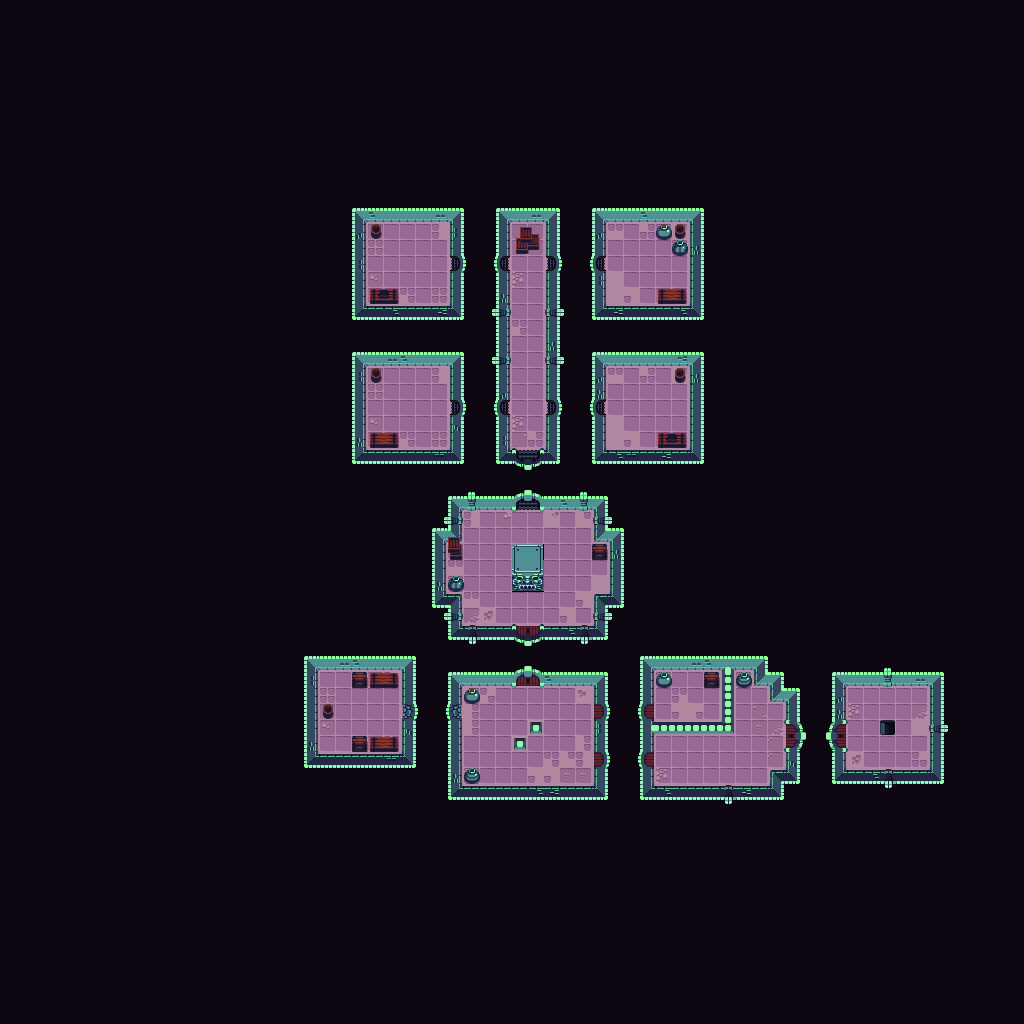

Tiled map render using the project's own tile images. Description and the map definition, with tile-layer contents summarised, below:
An orthogonal 64x64 tile map with 16x16 px tiles, 3 tile layers (tiles, obj, fow), 2 hidden layers not drawn, 2 tilesets and 45 objects (19x door, 7x vase, 6x guard, 5x bat, 4x chest, ...).

<map version="1.0" orientation="orthogonal" renderorder="right-down" width="64" height="64" tilewidth="16" tileheight="16" nextobjectid="92">
 <tileset firstgid="1" name="sheet" tilewidth="16" tileheight="16">
  <image source="../textures/sheet.png" width="304" height="304" />
 </tileset>
 <tileset firstgid="362" name="info" tilewidth="16" tileheight="16">
  <image source="../textures/info.png" width="64" height="64" />
 </tileset>
 <layer name="tiles" width="64" height="64">
  <data>[4096 cells, 4096 non-empty, 107 distinct tile ids]</data>
 </layer>
 <layer name="obj" width="64" height="64">
  <data>[4096 cells, 35 non-empty, 17 distinct tile ids]</data>
 </layer>
 <objectgroup name="entities">
  <object id="16" type="chest" x="592" y="544" width="16" height="16">
   <properties>
    <property name="Chest:Gold" value="3" />
    <property name="Collider2DComponent:Size" value="16,16" />
    <property name="Collider2DComponent:Trigger" value="true" />
    <property name="Static" value="true" />
   </properties>
  </object>
  <object id="18" type="chest" x="704" y="672" width="16" height="16">
   <properties>
    <property name="Chest:Bomb" value="1" />
    <property name="Chest:Gold" value="0" />
    <property name="Collider2DComponent:Size" value="16,16" />
    <property name="Collider2DComponent:Trigger" value="true" />
    <property name="Static" value="true" />
   </properties>
  </object>
  <object id="19" type="chest" x="352" y="672" width="16" height="16">
   <properties>
    <property name="Chest:Gold" value="6" />
    <property name="Collider2DComponent:Size" value="16,16" />
    <property name="Collider2DComponent:Trigger" value="true" />
    <property name="Static" value="true" />
   </properties>
  </object>
  <object id="20" type="chest" x="352" y="736" width="16" height="16">
   <properties>
    <property name="Chest:Gold" value="2" />
    <property name="Collider2DComponent:Size" value="16,16" />
    <property name="Collider2DComponent:Trigger" value="true" />
    <property name="Static" value="true" />
   </properties>
  </object>
  <object id="21" type="vase" x="464" y="688" width="16" height="16">
   <properties>
    <property name="Collider2DComponent:Size" value="16,16" />
    <property name="Static" value="true" />
    <property name="Vase:Gold" value="1" />
   </properties>
  </object>
  <object id="22" type="vase" x="464" y="768" width="16" height="16">
   <properties>
    <property name="Collider2DComponent:Size" value="16,16" />
    <property name="Static" value="true" />
    <property name="Vase:Gold" value="0" />
   </properties>
  </object>
  <object id="23" type="vase" x="656" y="672" width="16" height="16">
   <properties>
    <property name="Collider2DComponent:Size" value="16,16" />
    <property name="Static" value="true" />
    <property name="Vase:Gold" value="1" />
   </properties>
  </object>
  <object id="24" type="vase" x="736" y="672" width="16" height="16">
   <properties>
    <property name="Collider2DComponent:Size" value="16,16" />
    <property name="Static" value="true" />
    <property name="Vase:Gold" value="0" />
   </properties>
  </object>
  <object id="25" type="vase" x="448" y="576" width="16" height="16">
   <properties>
    <property name="Collider2DComponent:Size" value="16,16" />
    <property name="Static" value="true" />
    <property name="Vase:Gold" value="1" />
   </properties>
  </object>
  <object id="26" type="vase" x="656" y="224" width="16" height="16">
   <properties>
    <property name="Collider2DComponent:Size" value="16,16" />
    <property name="Static" value="true" />
    <property name="Vase:Gold" value="0" />
   </properties>
  </object>
  <object id="27" type="vase" x="672" y="240" width="16" height="16">
   <properties>
    <property name="Collider2DComponent:Size" value="16,16" />
    <property name="Static" value="true" />
    <property name="Vase:Gold" value="0" />
   </properties>
  </object>
  <object id="28" type="stairs" x="880" y="720" width="16" height="16">
   <properties>
    <property name="Collider2DComponent:Size" value="4,4" />
    <property name="Collider2DComponent:Trigger" value="true" />
    <property name="Exit" value="" />
   </properties>
  </object>
  <object id="29" type="door" x="640" y="704" width="16" height="16">
   <properties>
    <property name="Collider2DComponent:Size" value="16,16" />
    <property name="Collider2DComponent:Trigger" value="true" />
    <property name="Door:Open" value="false" />
    <property name="Door:Target" value="30" />
    <property name="Static" value="true" />
   </properties>
  </object>
  <object id="30" type="door" x="592" y="704" width="16" height="16">
   <properties>
    <property name="Collider2DComponent:Size" value="16,16" />
    <property name="Collider2DComponent:Trigger" value="true" />
    <property name="Door:Open" value="false" />
    <property name="Door:Target" value="29" />
    <property name="Static" value="true" />
   </properties>
  </object>
  <object id="31" type="door" x="592" y="752" width="16" height="16">
   <properties>
    <property name="Collider2DComponent:Size" value="16,16" />
    <property name="Collider2DComponent:Trigger" value="true" />
    <property name="Door:Open" value="false" />
    <property name="Door:Target" value="32" />
    <property name="Static" value="true" />
   </properties>
  </object>
  <object id="32" type="door" x="640" y="752" width="16" height="16">
   <properties>
    <property name="Collider2DComponent:Size" value="16,16" />
    <property name="Collider2DComponent:Trigger" value="true" />
    <property name="Door:Open" value="false" />
    <property name="Door:Target" value="31" />
    <property name="Static" value="true" />
   </properties>
  </object>
  <object id="33" type="door" x="592" y="400" width="16" height="16">
   <properties>
    <property name="Collider2DComponent:Size" value="16,16" />
    <property name="Collider2DComponent:Trigger" value="true" />
    <property name="Door:CloseSound" value="prisonDoorOpen.wav" />
    <property name="Door:Open" value="false" />
    <property name="Door:OpenSound" value="prisonDoorOpen.wav" />
    <property name="Door:Target" value="34" />
    <property name="Static" value="true" />
   </properties>
  </object>
  <object id="34" type="door" x="544" y="400" width="16" height="16">
   <properties>
    <property name="Collider2DComponent:Size" value="16,16" />
    <property name="Collider2DComponent:Trigger" value="true" />
    <property name="Door:CloseSound" value="prisonDoorOpen.wav" />
    <property name="Door:Open" value="false" />
    <property name="Door:OpenSound" value="prisonDoorOpen.wav" />
    <property name="Door:Target" value="33" />
    <property name="Static" value="true" />
   </properties>
  </object>
  <object id="35" type="door" x="496" y="400" width="16" height="16">
   <properties>
    <property name="Collider2DComponent:Size" value="16,16" />
    <property name="Collider2DComponent:Trigger" value="true" />
    <property name="Door:CloseSound" value="prisonDoorOpen.wav" />
    <property name="Door:Open" value="false" />
    <property name="Door:OpenSound" value="prisonDoorOpen.wav" />
    <property name="Door:Target" value="36" />
    <property name="Static" value="true" />
   </properties>
  </object>
  </objectgroup>
 <layer name="fow" width="64" height="64">
  <data>[4096 cells, 0 non-empty, 0 distinct tile ids]</data>
 </layer>
 <layer name="collisions" width="64" height="64" visible="0" opacity="0.41">
  <data>[4096 cells, 3804 non-empty, 1 distinct tile ids]</data>
 </layer>
 <layer name="room" width="64" height="64" visible="0" opacity="0.65">
  <data>[4096 cells, 624 non-empty, 1 distinct tile ids]</data>
 </layer>
</map>
<!-- 26 of 45 objects omitted -->
